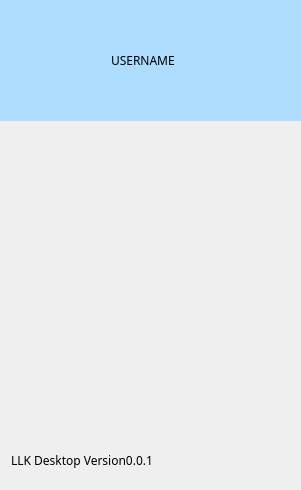
<?xml version="1.0" encoding="UTF-8"?>
<ui version="4.0">
 <class>SettingDialog</class>
 <widget class="QDialog" name="SettingDialog">
  <property name="geometry">
   <rect>
    <x>0</x>
    <y>0</y>
    <width>301</width>
    <height>490</height>
   </rect>
  </property>
  <property name="windowTitle">
   <string>Dialog</string>
  </property>
  <widget class="QLabel" name="background_label">
   <property name="geometry">
    <rect>
     <x>0</x>
     <y>0</y>
     <width>301</width>
     <height>121</height>
    </rect>
   </property>
   <property name="styleSheet">
    <string notr="true">background-color: rgb(174, 220, 255);</string>
   </property>
   <property name="text">
    <string/>
   </property>
  </widget>
  <widget class="QLabel" name="avatar_label">
   <property name="geometry">
    <rect>
     <x>20</x>
     <y>20</y>
     <width>61</width>
     <height>71</height>
    </rect>
   </property>
   <property name="text">
    <string/>
   </property>
  </widget>
  <widget class="QLabel" name="username">
   <property name="geometry">
    <rect>
     <x>100</x>
     <y>40</y>
     <width>191</width>
     <height>41</height>
    </rect>
   </property>
   <property name="font">
    <font>
     <family>Microsoft JhengHei</family>
     <pointsize>9</pointsize>
    </font>
   </property>
   <property name="styleSheet">
    <string notr="true">padding: 8px;</string>
   </property>
   <property name="text">
    <string>USERNAME</string>
   </property>
  </widget>
  <widget class="QLabel" name="label">
   <property name="geometry">
    <rect>
     <x>0</x>
     <y>440</y>
     <width>201</width>
     <height>41</height>
    </rect>
   </property>
   <property name="font">
    <font>
     <family>Microsoft JhengHei</family>
    </font>
   </property>
   <property name="styleSheet">
    <string notr="true">padding:8px;</string>
   </property>
   <property name="text">
    <string>LLK Desktop Version0.0.1</string>
   </property>
  </widget>
 </widget>
 <resources/>
 <connections/>
</ui>
